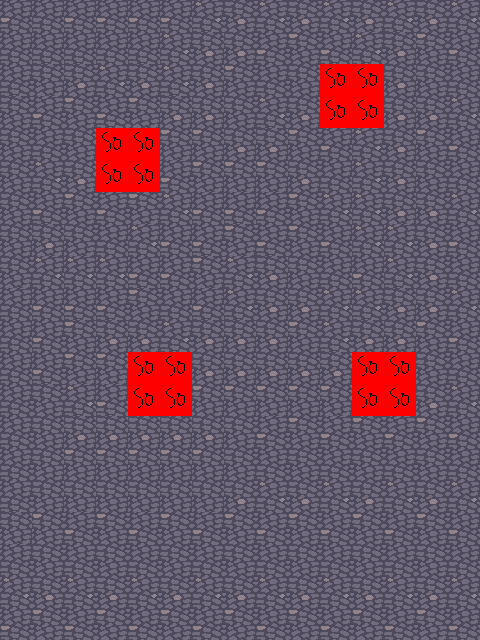

Rendered tile map (Tiled .tmx) drawn with the repository's tilesets; below, a short description and the map source with its tile grids summarised:
An orthogonal 15x20 tile map with 32x32 px tiles, 3 tile layers (Calque de Tile 1, top, solid), 2 tilesets.

<map version="1.0" orientation="orthogonal" renderorder="right-down" width="15" height="20" tilewidth="32" tileheight="32" nextobjectid="1">
 <tileset firstgid="1" name="misc" tilewidth="32" tileheight="32" tilecount="24" columns="8">
  <image source="misc.png" width="256" height="96" />
 </tileset>
 <tileset firstgid="25" name="prison_solid_set" tilewidth="32" tileheight="32" tilecount="100" columns="10">
  <image source="prison_solid_set.png" width="320" height="320" />
 </tileset>
 <layer name="Calque de Tile 1" width="15" height="20">
  <data>[300 cells, 300 non-empty, 6 distinct tile ids]</data>
 </layer>
 <layer name="top" width="15" height="20">
  <data>[300 cells, 16 non-empty, 4 distinct tile ids]</data>
 </layer>
 <layer name="solid" width="15" height="20">
  <data>[300 cells, 16 non-empty, 1 distinct tile ids]</data>
 </layer>
</map>
